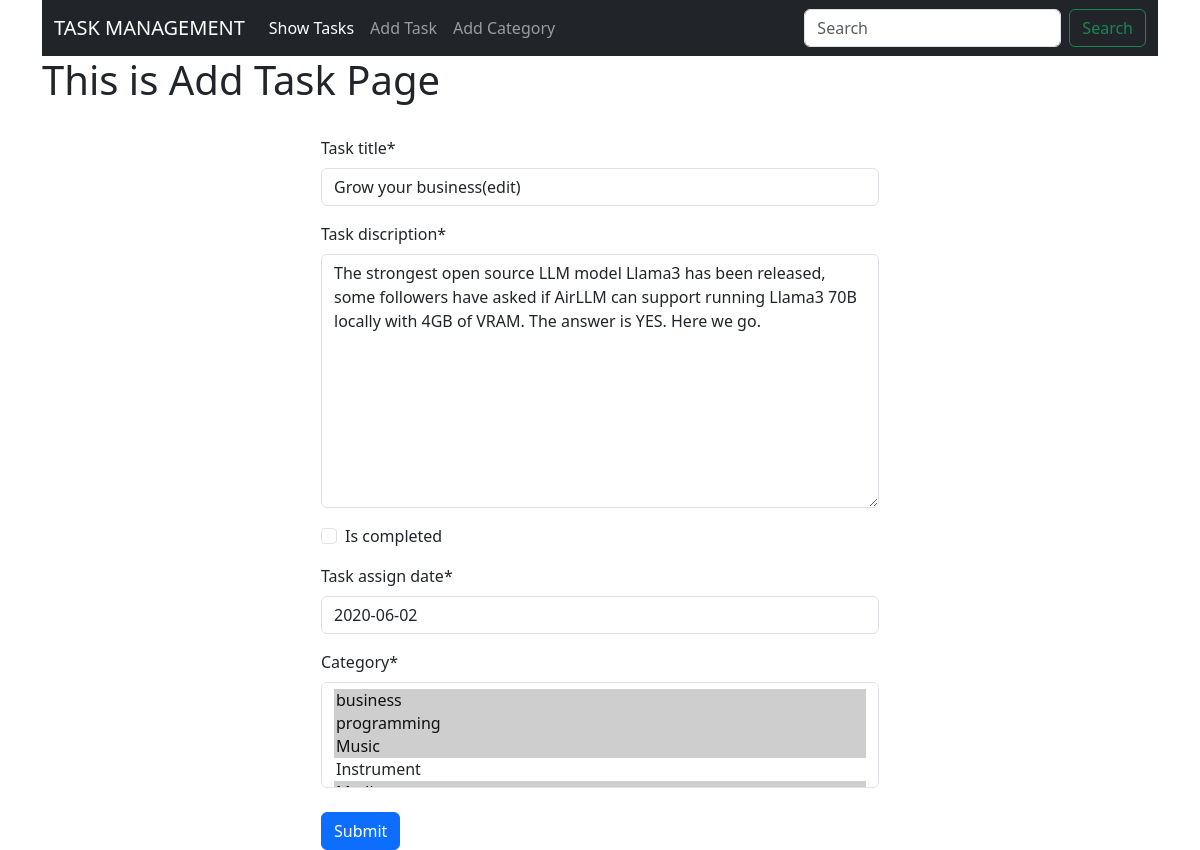
Screenshot of /task/edit/1 with the database file from the repository.
### task/models.py (models this page shows, shortened)
class TaskModel(models.Model):
    task_title=models.CharField(max_length=100)
    task_discription=models.TextField()
    is_completed=models.BooleanField(default=False)
    task_assign_date=models.DateField()
    category=models.ManyToManyField(CategoryModel)

### task/views.py (the view)
# urls.py: path('edit/<int:id>', views.EditTask, name="EditTask"),
def EditTask(request,id):
    task=models.TaskModel.objects.get(pk=id)
    task_form=forms.TaskForm(instance=task)
    if request.method=="POST":
        task_form= forms.TaskForm(request.POST,instance=task)
        if task_form.is_valid():
            task_form.save()
            return redirect("homepage")
    return render(request,"task/add_task.html",{'form': task_form})

### task/forms.py
class TaskForm(forms.ModelForm):
    class Meta:
        model = TaskModel
        fields= '__all__'

### category/models.py (called while the page is built)
    def __str__(self):
        return self.Category_Name

### task/templates/task/add_task.html
{% extends "base.html" %} {% block content %} {% load crispy_forms_tags %}
<h1>This is Add Task Page</h1>
<form
  method="post"
  style="width: 50%; height: 500px; margin: auto"
  class="pt-4"
>
  {% csrf_token %} {{form| crispy}}
  <button type="submit" class="btn btn-primary mt-2">Submit</button>
</form>
{% endblock content %}

### rows the page displays
TaskModel: task_title "Grow your business(edit)", task_discription "The strongest open source LLM model Llama3 has been released, some followers have asked if AirLLM can support running Llama3 70B locally with 4GB of VRAM. The answer is YES. Here we go.", task_assign_date "2020-06-02"
